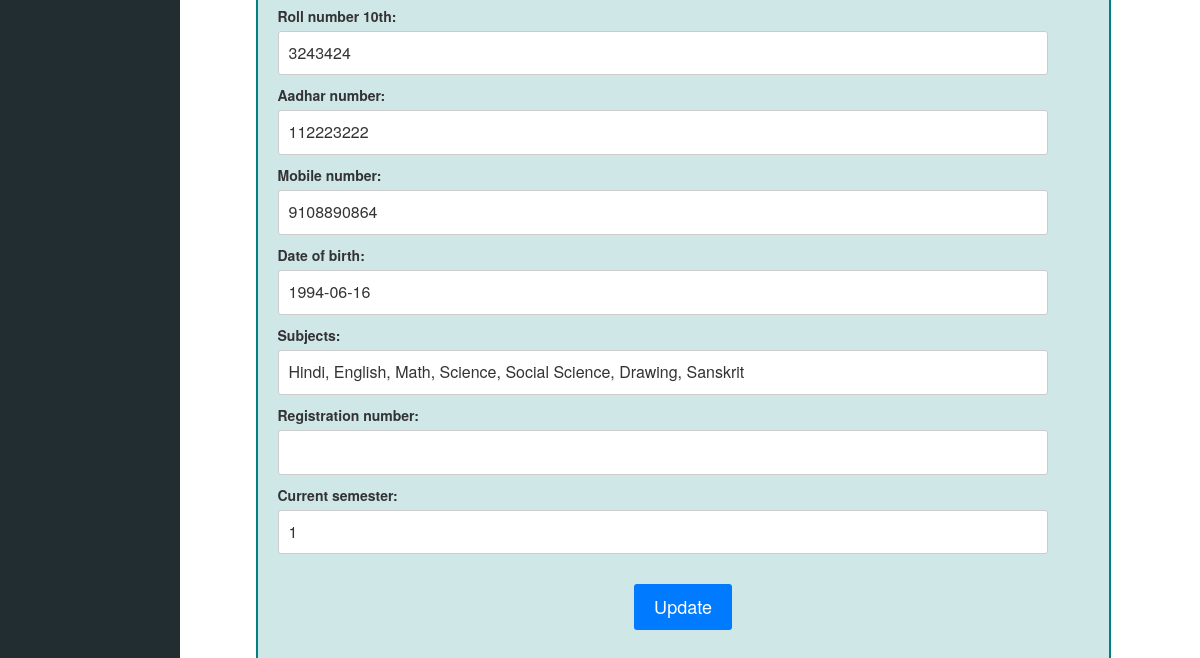
The app's page /student-list/update_student/12/ (signed in, lower part), older data.
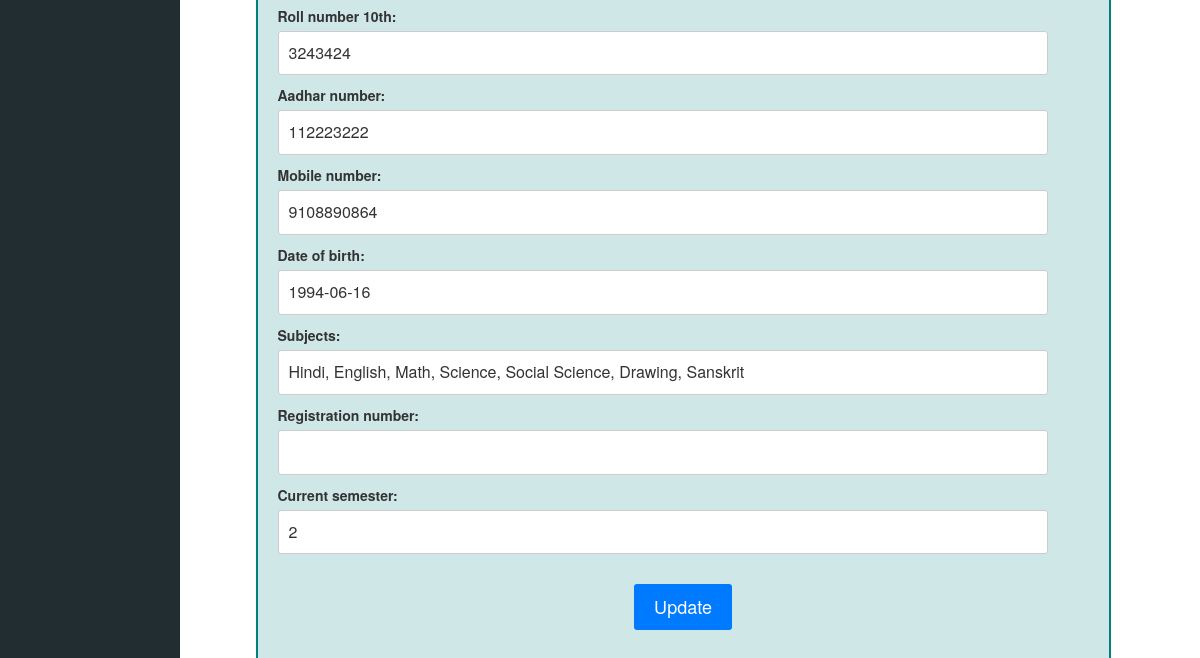
The same page, newer data.
### admissionapp/models.py (models this page shows, shortened)
class AdmissionForm(models.Model):
    first_name = models.CharField(max_length=50)
    middle_name = models.CharField(max_length=50, blank=True,)
    last_name = models.CharField(max_length=50, blank=True,)
    father_name = models.CharField(max_length=100)
    mother_name = models.CharField(max_length=100)
    photo = models.ImageField(upload_to='admission_photos/')
    marks_10th = models.DecimalField(max_digits=5, decimal_places=2)
    marks_12th = models.DecimalField(max_digits=5, decimal_places=2)
    admission_batch = models.CharField(max_length=20)
    school_details_12th = models.TextField()
    school_details_10th = models.TextField()
    address = models.TextField()
    pass_out_year_12th = models.IntegerField()
    pass_out_year_10th = models.IntegerField()
    admission_date = models.DateField()
    caste = models.CharField(max_length=20)
    roll_number_12th = models.CharField(max_length=20)
    roll_number_10th = models.CharField(max_length=20)
    aadhar_number = models.CharField(max_length=12, unique=True)
    mobile_number = models.CharField(max_length=10)
    date_of_birth = models.DateField()
    subjects = models.CharField(max_length=1000)
    registration_number = models.CharField(max_length=20, blank=True)
    current_semester = models.CharField(max_length=20, blank=True)

### student_list/views.py (the view)
# urls.py: path('update_student/<int:student_id>/', views.update_student, name='update_student'),
@login_required
def update_student(request, student_id):
    student = get_object_or_404(AdmissionForm, id=student_id)
    if request.method == 'POST':
        form = StudentUpdateForm(request.POST, request.FILES, instance=student)  # Include request.FILES
        if form.is_valid():
            form.save()
            return redirect('student_list')  # Redirect back to the student list page
    else:
        form = StudentUpdateForm(instance=student)
    context = {
        'student': student,
        'form': form,
    }
    return render(request, 'student_list/update_student.html', context)

### student_list/forms.py
class StudentUpdateForm(forms.ModelForm):
    class Meta:
        model = AdmissionForm
        fields = '__all__'  # Use all fields from the Admission model

### student_list/templates/student_list/update_student.html (shortened to what this page needs)
<!DOCTYPE html>
<html lang="en">
<head>
    <link rel="stylesheet" type="text/css" href="/static/styles.css">
    <link rel="stylesheet" href="https://cdnjs.cloudflare.com/ajax/libs/font-awesome/4.7.0/css/font-awesome.min.css">
    <link rel="stylesheet" href="/static/bootstrap.min.css">
</head>
<body>
    <div class="container-fluid">
        <div class="sidebar">
        </div>
        <div class="content">
            <form method="post" enctype="multipart/form-data" class="admission_form">
                {{ form.as_p }}
                <div class="col-sm-12 submit_admission">
                    <button type="submit" class="submit-button">Update</button>
                </div>
            </form>
        </div>
    </div>
</body>
</html>

Row changes from the older to the newer data that the page shows:
changed AdmissionForm "Hindi, English, Math, Science, Social Science, Drawing, Sanskrit": current_semester "1" → "2"
